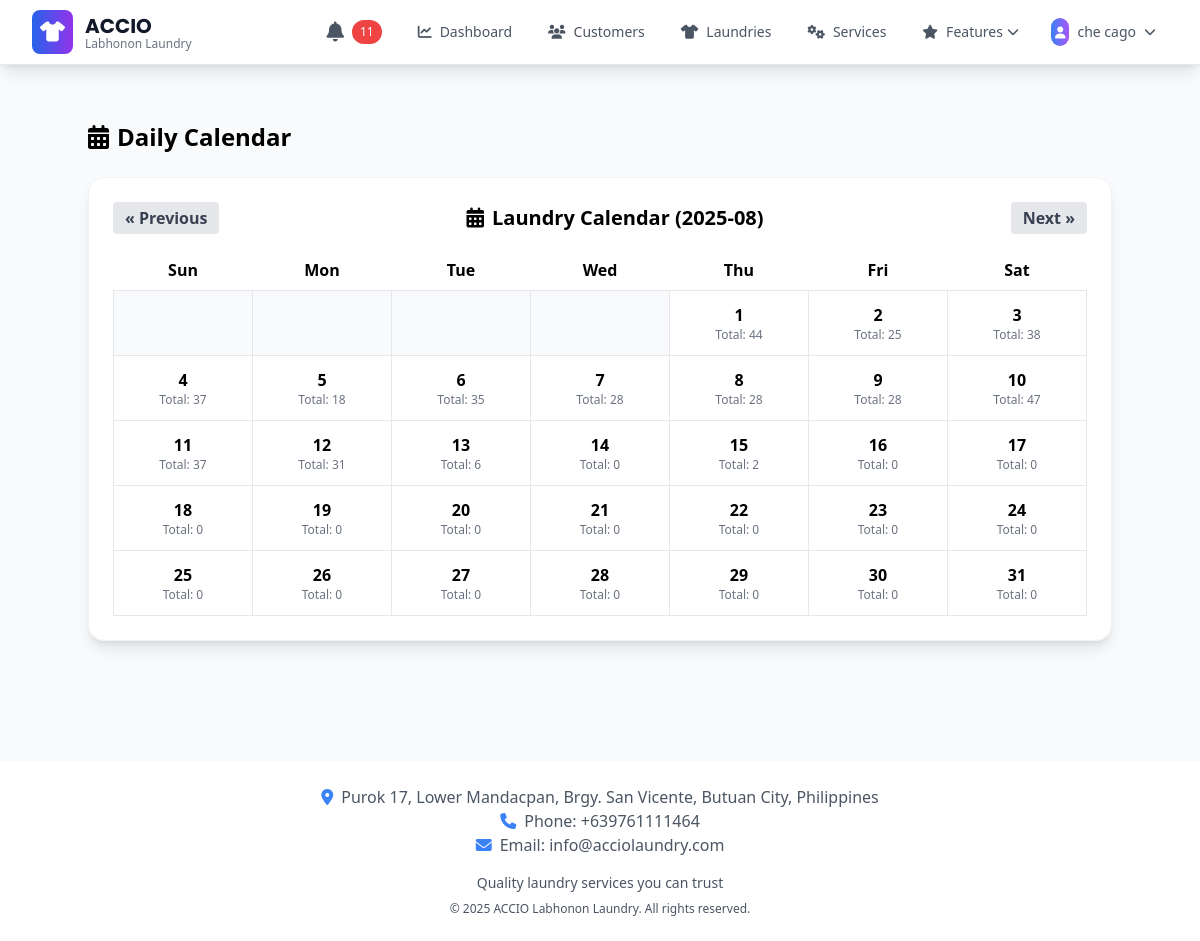
Screenshot of /daily-calendar (signed in) with the database file from the repository.
### app/models.py (models this page shows, shortened)
class BusinessSettings(db.Model):
    id = db.Column(db.Integer, primary_key=True)
    business_name = db.Column(db.String(200), default='ACCIO')
    business_tagline = db.Column(db.String(200), default='Labhonon Laundry')
    business_description = db.Column(db.Text, default='Professional laundry services with quality care')
    phone = db.Column(db.String(50), default='+639761111464')
    email = db.Column(db.String(150), default='info@acciolaundry.com')
    address = db.Column(db.Text, default='Purok 17, Lower Mandacpan, Brgy. San Vicente, Butuan City, Philippines')
    operating_hours = db.Column(db.Text, default='Monday - Sunday: 6:00 AM - 8:00 PM')
    footer_text = db.Column(db.Text, default='Quality laundry services you can trust')
    copyright_text = db.Column(db.String(200), default='© 2025 ACCIO Labhonon Laundry. All rights reserved.')
    facebook_url = db.Column(db.String(255))
    instagram_url = db.Column(db.String(255))
    website_url = db.Column(db.String(255))
    currency_symbol = db.Column(db.String(10), default='₱')
    date_format = db.Column(db.String(20), default='%B %d, %Y')
    timezone = db.Column(db.String(50), default='Asia/Manila')
    created_at = db.Column(db.DateTime, default=datetime.utcnow)
    updated_at = db.Column(db.DateTime, default=datetime.utcnow, onupdate=datetime.utcnow)
    updated_by = db.Column(db.Integer, db.ForeignKey('user.id'))
    updated_by_user = db.relationship('User', backref='business_settings_updates')
    @staticmethod
    def get_settings():
        settings = BusinessSettings.query.first()
        if not settings:
            settings = BusinessSettings()
            db.session.add(settings)
            db.session.commit()
        return settings

class User(db.Model, UserMixin):
    id = db.Column(db.Integer, primary_key=True)
    email = db.Column(db.String(150), unique=True)
    password = db.Column(db.String(150))
    full_name = db.Column(db.String(150))
    phone = db.Column(db.String(20))
    role = db.Column(db.String(20), default='user')  # 'super_admin', 'admin', 'manager', 'user'
    is_active = db.Column(db.Boolean, default=True)
    date_created = db.Column(db.DateTime, default=datetime.utcnow)
    def is_admin(self):
        return self.role in ['admin', 'super_admin']
    def is_super_admin(self):
        return self.role == 'super_admin'

### app/views.py (the view)
@views.route('/daily-calendar')
@login_required
def daily_calendar():
    today = datetime.today()
    year = request.args.get('year', today.year, type=int)
    month = request.args.get('month', today.month, type=int)
    first_day = datetime(year, month, 1)
    if month == 12:
        next_month_dt = datetime(year + 1, 1, 1)
    else:
        next_month_dt = datetime(year, month + 1, 1)
    last_day = next_month_dt - timedelta(days=1)
    daily_totals = db.session.query(
        func.date(Laundry.date_received).label('day'),
        func.count(Laundry.laundry_id).label('total')
    ).filter(
        Laundry.date_received >= first_day,
        Laundry.date_received < next_month_dt
    ).group_by(func.date(Laundry.date_received)).all()
    totals_by_day = {str(day): total for day, total in daily_totals}
    import calendar
    cal = calendar.Calendar()
    month_days = cal.itermonthdays(year, month)
    month_grid = []
    week = []
    for day in month_days:
        if day == 0:
            week.append(None)
        else:
            date_str = f"{year}-{month:02d}-{day:02d}"
            week.append({
                'day': day,
                'date': date_str,
                'total': totals_by_day.get(date_str, 0)
            })
        if len(week) == 7:
            month_grid.append(week)
            week = []
    if week:
        month_grid.append(week)
    if month == 1:
        prev_month = 12
        prev_year = year - 1
    else:
        prev_month = month - 1
        prev_year = year
    if month == 12:
        next_month = 1
        next_year = year + 1
    else:
        next_month = month + 1
        next_year = year
    return render_template(
        'daily_calendar.html',
        year=year,
        month=month,
        month_grid=month_grid,
        prev_month=prev_month,
        prev_year=prev_year,
        next_month=next_month,
        next_year=next_year
    )

### app/__init__.py (called while the page is built)
@login_manager.user_loader
def load_user(id):
    from .models import User
    return User.query.get(int(id))

### app/templates/daily_calendar.html
{% extends 'base.html' %}
{% block content %}
<div class="container mx-auto py-8">
    <h1 class="text-2xl font-bold mb-6 flex items-center">
        <i class="fas fa-calendar-alt mr-2"></i> Daily Calendar
    </h1>
    <div class="bg-white rounded-2xl shadow-lg border border-gray-100 p-6 mb-8">
        <div class="flex justify-between items-center mb-4">
            <a href="?year={{ prev_year }}&month={{ '%02d' % prev_month }}" class="px-3 py-1 rounded bg-gray-200 hover:bg-gray-300 text-gray-700 font-semibold">&laquo; Previous</a>
            <h2 class="text-xl font-bold flex items-center">
                <i class="fas fa-calendar-alt mr-2"></i> Laundry Calendar ({{ year }}-{{ '%02d' % month }})
            </h2>
            <a href="?year={{ next_year }}&month={{ '%02d' % next_month }}" class="px-3 py-1 rounded bg-gray-200 hover:bg-gray-300 text-gray-700 font-semibold">Next &raquo;</a>
        </div>
        <table class="w-full text-center">
            <thead>
                <tr>
                    <th class="py-2">Sun</th>
                    <th>Mon</th>
                    <th>Tue</th>
                    <th>Wed</th>
                    <th>Thu</th>
                    <th>Fri</th>
                    <th>Sat</th>
                </tr>
            </thead>
            <tbody>
                {% for week in month_grid %}
                <tr>
                    {% for day in week %}
                        {% if day %}
                        <td class="border px-2 py-3">
                            <div class="font-bold">{{ day.day }}</div>
                            <div class="text-xs text-gray-500">Total: {{ day.total }}</div>
                        </td>
                        {% else %}
                        <td class="border px-2 py-3 bg-gray-50"></td>
                        {% endif %}
                    {% endfor %}
                </tr>
                {% endfor %}
            </tbody>
        </table>
    </div>
</div>
{% endblock %}

### app/templates/base.html (shortened to what this page needs)
<!DOCTYPE html>
<html lang="en">
<head>
    <script src="https://cdn.tailwindcss.com"></script>
    <link rel="stylesheet" href="https://cdnjs.cloudflare.com/ajax/libs/font-awesome/6.4.0/css/all.min.css">
</head>
<body class="bg-gray-50 font-sans" data-authenticated="{% if current_user.is_authenticated %}true{% else %}false{% endif %}">
    <nav class="bg-white shadow-lg border-b border-gray-200 sticky top-0 left-0 w-full z-50">
        <div class="max-w-7xl mx-auto px-4 sm:px-6 lg:px-8">
            <div class="flex justify-between items-center h-16">
                <div class="flex items-center flex-shrink-0">
                    <div class="flex-shrink-0 flex items-center">
                        <div class="bg-gradient-to-r from-blue-600 to-purple-600 rounded-lg p-2 mr-3">
                            <i class="fas fa-tshirt text-white text-xl"></i>
                        </div>
                        <div>
                            <h1 class="brand-font text-xl font-bold text-gray-900">{{ business_settings.business_name }}</h1>
                            <p class="text-xs text-gray-500 -mt-1">{{ business_settings.business_tagline }}</p>
                        </div>
                    </div>
                </div>
                <div class="hidden md:flex items-center space-x-1 flex-1 justify-end">
                    {% if current_user.is_authenticated %}
                        <a href="{{ url_for('notifications.list_notifications') }}" class="flex items-center px-4 py-2 rounded-lg text-xl transition-all duration-200 {% if request.endpoint == 'notifications.list_notifications' %}bg-blue-50 text-blue-700 border border-blue-200{% else %}text-gray-600 hover:text-blue-700 hover:bg-blue-50{% endif %}" title="Notifications">
                            <i class="fas fa-bell"></i>
                            <span class="notification-badge ml-2 px-2 py-1 bg-red-500 text-white text-xs rounded-full" style="display: none;"></span>
                        </a>
                        <a href="{{ url_for('views.dashboard') }}" class="flex items-center px-4 py-2 rounded-lg text-sm font-medium transition-all duration-200 {% if request.endpoint == 'views.dashboard' %}bg-blue-50 text-blue-700 border border-blue-200{% else %}text-gray-600 hover:text-blue-700 hover:bg-blue-50{% endif %}">
                            <i class="fas fa-chart-line mr-2"></i>
                            Dashboard
                        </a>
                        <a href="{{ url_for('customer.list_customers') }}"
                           class="flex items-center px-4 py-2 rounded-lg text-sm font-medium transition-all duration-200
                                  {% if request.endpoint == 'customer.list_customers' %}
                                      bg-blue-50 text-blue-700 border border-blue-200
                                  {% else %}
                                      text-gray-600 hover:text-blue-700 hover:bg-blue-50
                                  {% endif %}">
                            <i class="fas fa-users mr-2"></i>
                            Customers
                        </a>
                        <a href="{{ url_for('laundry.list_laundries') }}"
                           class="flex items-center px-4 py-2 rounded-lg text-sm font-medium transition-all duration-200
                                  {% if request.endpoint == 'laundry.list_laundries' %}
                                      bg-blue-50 text-blue-700 border border-blue-200
                                  {% else %}
                                      text-gray-600 hover:text-blue-700 hover:bg-blue-50
                                  {% endif %}">
                            <i class="fas fa-tshirt mr-2"></i>
                            Laundries
                        </a>
                        {% if current_user.is_admin() %}
                        <a href="{{ url_for('service.list_services') }}"
                           class="flex items-center px-4 py-2 rounded-lg text-sm font-medium transition-all duration-200
                                  {% if request.endpoint == 'service.list_services' %}
                                      bg-blue-50 text-blue-700 border border-blue-200
                                  {% else %}
                                      text-gray-600 hover:text-blue-700 hover:bg-blue-50
                                  {% endif %}">
                            <i class="fas fa-cogs mr-2"></i>
                            Services
                        </a>
                        {% endif %}
                        {% if current_user.is_admin() %}
                        <div class="relative group">
                            <button class="flex items-center px-4 py-2 rounded-lg text-sm font-medium transition-all duration-200
                                         {% if request.endpoint and (request.endpoint.startswith('expenses.') or request.endpoint == 'views.reports' or request.endpoint == 'views.analytics' or request.endpoint.startswith('user_management.')) %}
                                             bg-blue-50 text-blue-700 border border-blue-200
                                         {% else %}
                                             text-gray-600 hover:text-blue-700 hover:bg-blue-50
                                         {% endif %}">
                                <i class="fas fa-star mr-2"></i>
                                Features
                                <i class="fas fa-chevron-down ml-1 text-xs"></i>
                            </button>
                        </div>
                        {% endif %}
                        <div class="relative ml-4 group">
                            <button class="flex items-center px-3 py-2 rounded-lg text-sm font-medium text-gray-600 hover:text-blue-700 hover:bg-blue-50 transition-all duration-200">
                                <div class="bg-gradient-to-r from-blue-500 to-purple-500 rounded-full p-1 mr-2">
                                    <i class="fas fa-user text-white text-xs"></i>
                                </div>
                                {{ current_user.full_name or current_user.email.split('@')[0] }}
                                <i class="fas fa-chevron-down ml-2 text-xs"></i>
                            </button>
                        </div>
                    {% endif %}
                </div>
            </div>
        </div>
    </nav>
    <main class="max-w-7xl mx-auto px-4 py-6">
        {% block content %}{% endblock %}
    </main>
    <footer class="bg-white shadow-lg mt-8">
        <div class="max-w-7xl mx-auto px-4 py-6">
            <div class="text-center text-gray-600">
                <p><i class="fas fa-map-marker-alt mr-2 text-blue-500"></i>{{ business_settings.address }}</p>
                <p><i class="fas fa-phone mr-2 text-blue-500"></i>Phone: {{ business_settings.phone }}</p>
                {% if business_settings.email %}
                <p><i class="fas fa-envelope mr-2 text-blue-500"></i>Email: {{ business_settings.email }}</p>
                {% endif %}
                <div class="mt-4">
                    <p class="text-sm">{{ business_settings.footer_text }}</p>
                    <p class="text-xs mt-2">{{ business_settings.copyright_text }}</p>
                </div>
            </div>
        </div>
    </footer>
</body>
</html>

### app/templates/base.html (style rules this page uses)
body { font-family: 'Inter', sans-serif; }
.brand-font { font-family: 'Poppins', sans-serif; }

### rows the page displays
BusinessSettings: business_name "ACCIO", business_tagline "Labhonon Laundry", address "Purok 17, Lower Mandacpan, Brgy. San Vicente, Butuan City, Philippines", phone "+639761111464", email "info@acciolaundry.com", footer_text "Quality laundry services you can trust", copyright_text "© 2025 ACCIO Labhonon Laundry. All rights reserved."
User: full_name "che cago"

### other values shown
{{ year }} "2025"
{{ '%02d' % month }} "08"
{{ day.day }} "1" "2" "3" "4" "5" "6" "7" "8" "9" "10" "11" "12" "13" "14" "15" "16" "17" "18" "19" "20" "21" "22" "23" "24" "25" "26" "27" "28" "29" "30" "31"
{{ day.total }} "44" "25" "38" "37" "18" "35" "28" "28" "28" "47" "37" "31" "6" "0" "2" "0" "0" "0" "0" "0" "0" "0" "0" "0" "0" "0" "0" "0" "0" "0" "0"
